Frame 1 (no input): blank canvas, image omitted
Frame 60 (the mouse pressed at the canvas centre just before this capture): blank canvas, image omitted
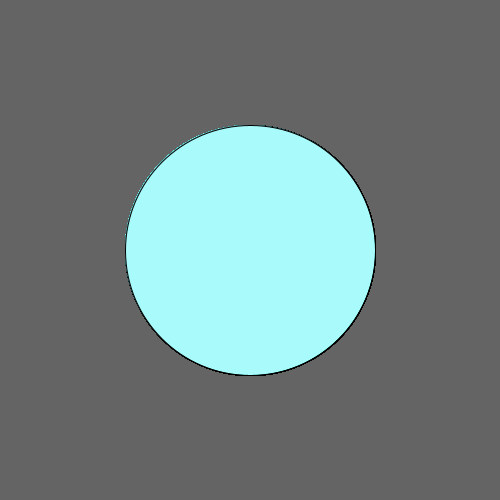
Frame 120 (the mouse held since frame 60 and released just before this capture)

The Processing sketch whose frames 1 and 60 were blank and that drew this single picture after the mouse press (run headless with seeded random() and noise(); from frame 60 on, the mouse is pressed at the canvas centre):

// Processing sketch: processing_66828
// ── processing_66828.pde

void setup() {
  size(500,500);
  background(100);
}

void FunctionChakra(int width, int height) {
  fill(random(255),mouseX,mouseY);
  ellipse(250,250,mouseX,mouseY);
}
 
void draw() {
  for (int i=100;i<500;i+=50){
  FunctionChakra(i,i);

}
}






 
